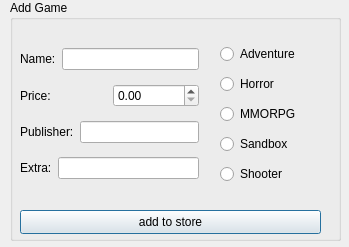
<?xml version="1.0" encoding="UTF-8"?>
<ui version="4.0">
 <class>Dialog_addAdv</class>
 <widget class="QDialog" name="Dialog_addAdv">
  <property name="geometry">
   <rect>
    <x>0</x>
    <y>0</y>
    <width>349</width>
    <height>247</height>
   </rect>
  </property>
  <property name="windowTitle">
   <string>Dialog</string>
  </property>
  <widget class="QGroupBox" name="groupBox">
   <property name="geometry">
    <rect>
     <x>10</x>
     <y>0</y>
     <width>331</width>
     <height>241</height>
    </rect>
   </property>
   <property name="title">
    <string>Add Game</string>
   </property>
   <widget class="QPushButton" name="pushButton_add">
    <property name="geometry">
     <rect>
      <x>10</x>
      <y>210</y>
      <width>301</width>
      <height>24</height>
     </rect>
    </property>
    <property name="text">
     <string>add to store</string>
    </property>
   </widget>
   <widget class="QWidget" name="layoutWidget">
    <property name="geometry">
     <rect>
      <x>10</x>
      <y>40</y>
      <width>179</width>
      <height>151</height>
     </rect>
    </property>
    <layout class="QVBoxLayout" name="verticalLayout">
     <item>
      <layout class="QHBoxLayout" name="horizontalLayout">
       <item>
        <widget class="QLabel" name="label">
         <property name="text">
          <string>Name:</string>
         </property>
        </widget>
       </item>
       <item>
        <widget class="QLineEdit" name="lineEdit_name"/>
       </item>
      </layout>
     </item>
     <item>
      <layout class="QHBoxLayout" name="horizontalLayout_2">
       <item>
        <widget class="QLabel" name="label_2">
         <property name="text">
          <string>Price:</string>
         </property>
        </widget>
       </item>
       <item>
        <widget class="QDoubleSpinBox" name="doubleSpinBox"/>
       </item>
      </layout>
     </item>
     <item>
      <layout class="QHBoxLayout" name="horizontalLayout_3">
       <item>
        <widget class="QLabel" name="label_3">
         <property name="text">
          <string>Publisher:</string>
         </property>
        </widget>
       </item>
       <item>
        <widget class="QLineEdit" name="lineEdit_pub"/>
       </item>
      </layout>
     </item>
     <item>
      <layout class="QHBoxLayout" name="horizontalLayout_4">
       <item>
        <widget class="QLabel" name="label_4">
         <property name="text">
          <string>Extra:</string>
         </property>
        </widget>
       </item>
       <item>
        <widget class="QLineEdit" name="lineEdit_extra"/>
       </item>
      </layout>
     </item>
    </layout>
   </widget>
   <widget class="QWidget" name="">
    <property name="geometry">
     <rect>
      <x>210</x>
      <y>40</y>
      <width>101</width>
      <height>151</height>
     </rect>
    </property>
    <layout class="QVBoxLayout" name="verticalLayout_2">
     <item>
      <widget class="QRadioButton" name="radioButton_adv">
       <property name="text">
        <string>Adventure</string>
       </property>
      </widget>
     </item>
     <item>
      <widget class="QRadioButton" name="radioButton_hor">
       <property name="text">
        <string>Horror</string>
       </property>
      </widget>
     </item>
     <item>
      <widget class="QRadioButton" name="radioButton_mmo">
       <property name="text">
        <string>MMORPG</string>
       </property>
      </widget>
     </item>
     <item>
      <widget class="QRadioButton" name="radioButton_sand">
       <property name="text">
        <string>Sandbox</string>
       </property>
      </widget>
     </item>
     <item>
      <widget class="QRadioButton" name="radioButton_shoot">
       <property name="text">
        <string>Shooter</string>
       </property>
      </widget>
     </item>
    </layout>
   </widget>
  </widget>
 </widget>
 <resources/>
 <connections/>
</ui>
